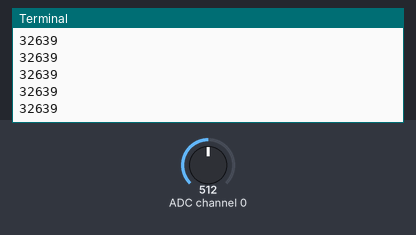
The program below on a simulated Raspberry Pi (BCM pin numbers). Parts: the last lines printed to the terminal. Inputs (shaded band) come from the test bench; at power-on: ADC channel 0 = 512 (analog values on the 0–1023 scale). The clock reads 2024-03-15 10:24:30 at power-on unless the program sets it; files the program writes start out absent. At 10.0 s the program stops and its outputs stay as they are.

Above: at 1.2 s.
1.3 s: ADC channel 0 set to 716
At 2.1 s:
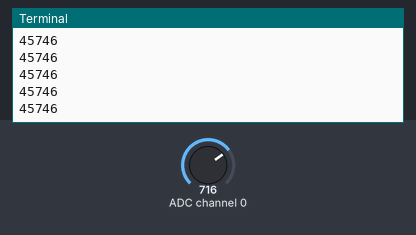
2.8 s: ADC channel 0 set to 900
At 11.2 s:
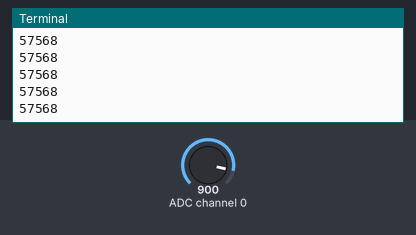
Timing chart, 0 to 11.5 s (numbered marks = the images above; inputs shaded):
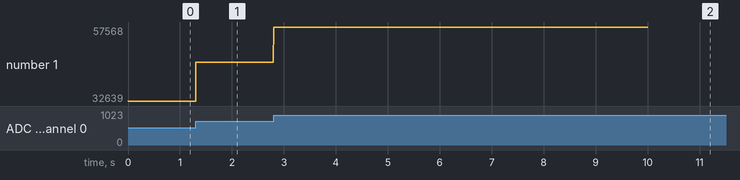

Measured:
- after the input at 1.3 s, the terminal: prints a new line at once (image 1)
- after the input at 2.8 s, the terminal: prints a new line at once (image 2)
- plotted number 1: 32639 → 45746 after the input at 1.3 s, 45746 → 57568 after the input at 2.8 s

The program:

i2c_20221004.py
```python
# -*- coding: utf-8 -*-

import smbus
import time
from time import sleep
import datetime
import time

#デバイスのアドレス 0x48
addr = 0x48
#count=1
i2c = smbus.SMBus(1)
count=0
sleeptime = 0

time_sta = time.time()

while i2c:
#コマンドフォーマット　アドレス　読み込みたいデータのアドレス　データ数
#    rawdata=i2c.read_i2c_block_data(addr,addr,1)
    rawdata = i2c.read_word_data(addr, addr)
#    rawdata = i2c.read_byte_data(addr, addr)

    data = [str(count) + " " +str(rawdata) +"\n"]
    now = datetime.datetime.now()
    filename = './data/rawdata_' + now.strftime('%Y%m%d_%H%M') + '.csv'
    f= open(filename,'a')
    for line in data:
        f.write(line)
    f.close()
    print(rawdata)
    count+=1
    sleep(sleeptime)

    #10秒で終了
    if(time.time() - time_sta >= 10):
        break
```
